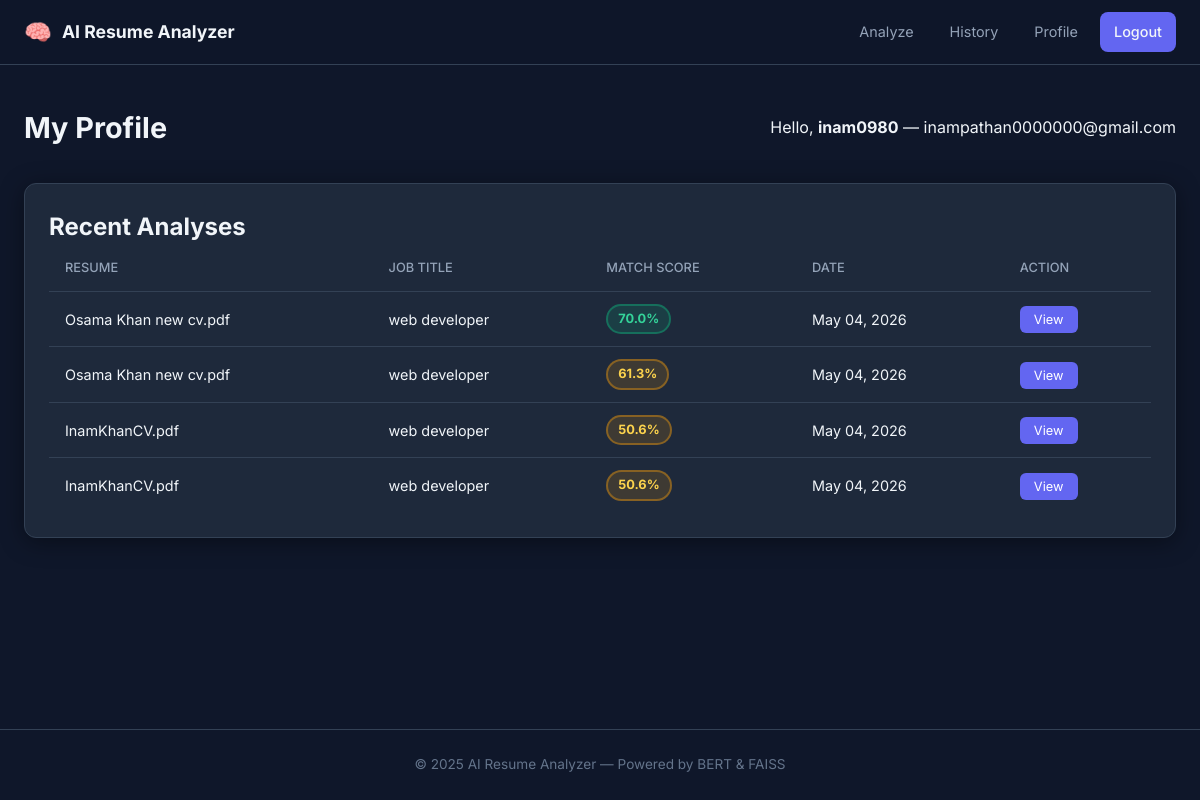
/users/profile/ (signed in), run on the app's committed database.
### users/models.py (models this page shows, shortened)
class User(AbstractUser):
    bio = models.TextField(blank=True)
    created_at = models.DateTimeField(auto_now_add=True)

### analyzer/models.py (models this page shows, shortened)
class MatchResult(models.Model):
    user = models.ForeignKey(settings.AUTH_USER_MODEL, on_delete=models.CASCADE, related_name='match_results')
    resume = models.ForeignKey(Resume, on_delete=models.CASCADE, related_name='match_results')
    job_description = models.ForeignKey(JobDescription, on_delete=models.CASCADE, related_name='match_results')
    match_score = models.FloatField()
    matched_skills = models.JSONField(default=list)
    missing_skills = models.JSONField(default=list)
    recommendations = models.JSONField(default=list)
    shap_explanation = models.JSONField(default=dict)
    score_breakdown = models.JSONField(default=dict)
    semantic_scores = models.JSONField(default=dict)
    section_scores = models.JSONField(default=dict)
    keyword_analysis = models.JSONField(default=dict)
    experience_analysis = models.JSONField(default=dict)
    matched_by_group = models.JSONField(default=dict)
    missing_by_group = models.JSONField(default=dict)
    critical_missing = models.JSONField(default=list)
    created_at = models.DateTimeField(auto_now_add=True)
    class Meta:
        ordering = ['-created_at']

class Resume(models.Model):
    user = models.ForeignKey(settings.AUTH_USER_MODEL, on_delete=models.CASCADE, related_name='resumes')
    file = models.FileField(upload_to='resumes/')
    original_filename = models.CharField(max_length=255)
    extracted_text = models.TextField(blank=True)
    uploaded_at = models.DateTimeField(auto_now_add=True)

class JobDescription(models.Model):
    user = models.ForeignKey(settings.AUTH_USER_MODEL, on_delete=models.CASCADE, related_name='job_descriptions')
    title = models.CharField(max_length=255, blank=True)
    text = models.TextField()
    file = models.FileField(upload_to='job_descriptions/', blank=True, null=True)
    created_at = models.DateTimeField(auto_now_add=True)

### users/views.py (the view)
# urls.py: path('profile/', views.profile_view, name='profile'),
@login_required
def profile_view(request):
    results = request.user.match_results.select_related('resume', 'job_description').all()[:10]
    return render(request, 'users/profile.html', {'results': results})

### templates/users/profile.html (shortened to what this page needs)
{% extends 'base.html' %}
{% block content %}
<div class="page-container">
  <div class="page-header">
    <h1>My Profile</h1>
    <p>Hello, <strong>{{ user.username }}</strong> &mdash; {{ user.email }}</p>
  </div>
  <div class="card">
    <h2>Recent Analyses</h2>
    {% if results %}
      <div class="results-table-wrap">
        <table class="results-table">
          <thead>
            <tr>
              <th>Resume</th>
              <th>Job Title</th>
              <th>Match Score</th>
              <th>Date</th>
              <th>Action</th>
            </tr>
          </thead>
          <tbody>
            {% for r in results %}
            <tr>
              <td>{{ r.resume.original_filename }}</td>
              <td>{{ r.job_description.title|default:"N/A" }}</td>
              <td>
                <span class="score-badge {% if r.match_score >= 70 %}score-high{% elif r.match_score >= 40 %}score-mid{% else %}score-low{% endif %}">
                  {{ r.match_score }}%
                </span>
              </td>
              <td>{{ r.created_at|date:"M d, Y" }}</td>
              <td><a href="{% url 'analyzer:results' r.pk %}" class="btn-sm">View</a></td>
            </tr>
            {% endfor %}
          </tbody>
        </table>
      </div>
    {% else %}
      <p class="empty-state">No analyses yet. <a href="{% url 'analyzer:upload' %}">Analyze your first resume!</a></p>
    {% endif %}
  </div>
</div>
{% endblock %}

### templates/base.html (shortened to what this page needs)
<!DOCTYPE html>
<html lang="en">
<head>
  {% load static %}
  <link rel="stylesheet" href="{% static 'css/style.css' %}">
</head>
<body>
  <nav class="navbar">
    <div class="nav-container">
      <a href="/" class="nav-brand">
        <span class="brand-icon">🧠</span>
        <span>AI Resume Analyzer</span>
      </a>
      <div class="nav-links">
        {% if user.is_authenticated %}
          <a href="{% url 'analyzer:upload' %}">Analyze</a>
          <a href="{% url 'analyzer:history' %}">History</a>
          <a href="{% url 'users:profile' %}">Profile</a>
          <a href="{% url 'users:logout' %}" class="btn-nav">Logout</a>
        {% else %}
          <a href="{% url 'users:login' %}">Login</a>
          <a href="{% url 'users:register' %}" class="btn-nav">Register</a>
        {% endif %}
      </div>
    </div>
  </nav>
  <main class="main-content">
    {% block content %}{% endblock %}
  </main>
  <footer class="footer">
    <p>&copy; 2025 AI Resume Analyzer &mdash; Powered by BERT &amp; FAISS</p>
  </footer>
</body>
</html>

### static/css/style.css (style rules this page uses)
*, *::before, *::after { box-sizing: border-box; margin: 0; padding: 0; }
:root { --primary: #6366f1; --primary-dark: #4f46e5; --primary-light: #e0e7ff; --success: #10b981; --danger: #ef4444; --warning: #f59e0b; --bg: #0f172a; --bg-card: #1e293b; --bg-card-hover: #273449; --border: #334155; --text: #f1f5f9; --text-muted: #94a3b8; --text-dim: #64748b; --radius: 12px; --shadow: 0 4px 24px rgba(0,0,0,0.4); }
body { font-family: 'Inter', sans-serif; background: var(--bg); color: var(--text); min-height: 100vh; display: flex; flex-direction: column; line-height: 1.6; }
.navbar { background: rgba(15,23,42,0.95); border-bottom: 1px solid var(--border); position: sticky; top: 0; z-index: 100; backdrop-filter: blur(8px); }
.nav-container { max-width: 1200px; margin: 0 auto; padding: 0 24px; height: 64px; display: flex; align-items: center; justify-content: space-between; }
.nav-brand { display: flex; align-items: center; gap: 10px; text-decoration: none; font-size: 1.1rem; font-weight: 700; color: var(--text); }
.brand-icon { font-size: 1.4rem; }
.nav-links { display: flex; align-items: center; gap: 8px; }
.nav-links a { color: var(--text-muted); text-decoration: none; padding: 8px 14px; border-radius: 8px; font-size: 0.9rem; transition: all 0.2s; }
.btn-nav { background: var(--primary) !important; color: var(--text) !important; font-weight: 500; }
.main-content { flex: 1; }
.footer { text-align: center; padding: 24px; color: var(--text-dim); font-size: 0.85rem; border-top: 1px solid var(--border); }
.page-container { max-width: 1200px; margin: 0 auto; padding: 40px 24px; }
.page-header { display: flex; align-items: center; justify-content: space-between; margin-bottom: 32px; }
.page-header h1 { font-size: 1.8rem; font-weight: 700; }
.card { background: var(--bg-card); border: 1px solid var(--border); border-radius: var(--radius); padding: 24px; box-shadow: var(--shadow); }
.btn-sm { padding: 6px 14px; font-size: 0.8rem; background: var(--primary); color: #fff; border-radius: 6px; text-decoration: none; }
.score-high { background: rgba(16,185,129,0.15); color: #34d399; border: 2px solid rgba(16,185,129,0.4); }
.score-mid { background: rgba(245,158,11,0.15); color: #fcd34d; border: 2px solid rgba(245,158,11,0.4); }
.score-badge { display: inline-block; padding: 3px 10px; border-radius: 100px; font-size: 0.8rem; font-weight: 700; }
.results-table-wrap { overflow-x: auto; }
.results-table { width: 100%; border-collapse: collapse; font-size: 0.9rem; }
.results-table th, .results-table td { padding: 12px 16px; text-align: left; border-bottom: 1px solid var(--border); }
.results-table th { color: var(--text-muted); font-weight: 500; font-size: 0.8rem; text-transform: uppercase; }
.results-table tr:last-child td { border-bottom: none; }

### data on the page
User: username "inam0980", email "inampathan0000000@gmail.com"
MatchResult: resume.original_filename "Osama Khan new cv.pdf", job_description "web developer", match_score "70.0", created_at "May 04, 2026"
MatchResult: resume.original_filename "Osama Khan new cv.pdf", job_description "web developer", match_score "61.3", created_at "May 04, 2026"
MatchResult: resume.original_filename "InamKhanCV.pdf", job_description "web developer", match_score "50.6", created_at "May 04, 2026"
MatchResult: resume.original_filename "InamKhanCV.pdf", job_description "web developer", match_score "50.6", created_at "May 04, 2026"
